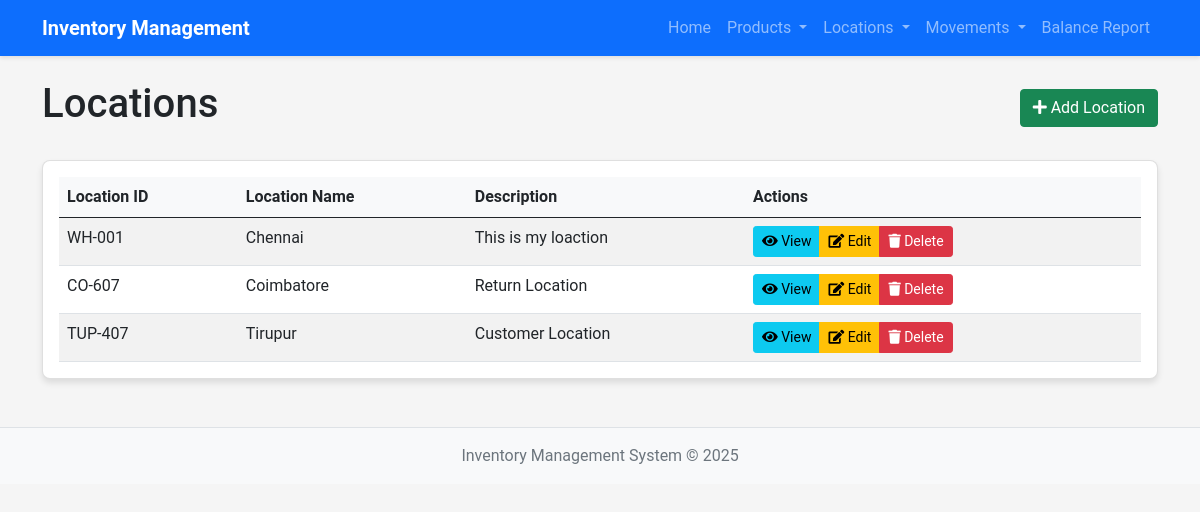
/locations, run on the app's committed database.
### models.py (models this page shows, shortened)
class Location(db.Model):
    __tablename__ = 'locations'
    location_id = db.Column(db.String(20), primary_key=True)
    location_name = db.Column(db.String(100), nullable=False)
    description = db.Column(db.Text, nullable=True)
    created_at = db.Column(db.DateTime, default=datetime.utcnow)
    updated_at = db.Column(db.DateTime, default=datetime.utcnow, onupdate=datetime.utcnow)

### app.py (the view)
@app.route('/locations')
def list_locations():
    locations = Location.query.all()
    return render_template('location/list.html', locations=locations)

### app.py (called while the page is built)
@app.context_processor
def inject_now():
    return {'now': datetime.utcnow()}

### templates/location/list.html (shortened to what this page needs)
{% extends "base.html" %}
{% block content %}
<div class="d-flex justify-content-between align-items-center mb-4">
    <h1>Locations</h1>
    <a href="{{ url_for('add_location') }}" class="btn btn-success">
        <i class="fas fa-plus"></i> Add Location
    </a>
</div>
<div class="card">
    <div class="card-body">
        {% if locations %}
        <div class="table-responsive">
            <table class="table table-striped table-hover">
                <thead>
                    <tr>
                        <th>Location ID</th>
                        <th>Location Name</th>
                        <th>Description</th>
                        <th>Actions</th>
                    </tr>
                </thead>
                <tbody>
                    {% for location in locations %}
                    <tr>
                        <td>{{ location.location_id }}</td>
                        <td>{{ location.location_name }}</td>
                        <td>{{ location.description|truncate(50) }}</td>
                        <td>
                            <div class="btn-group" role="group">
                                <a href="{{ url_for('view_location', location_id=location.location_id) }}" class="btn btn-sm btn-info">
                                    <i class="fas fa-eye"></i> View
                                </a>
                                <a href="{{ url_for('edit_location', location_id=location.location_id) }}" class="btn btn-sm btn-warning">
                                    <i class="fas fa-edit"></i> Edit
                                </a>
                                <button type="button" class="btn btn-sm btn-danger" data-bs-toggle="modal" data-bs-target="#deleteModal{{ location.location_id }}">
                                    <i class="fas fa-trash"></i> Delete
                                </button>
                            </div>
                        </td>
                    </tr>
                    {% endfor %}
                </tbody>
            </table>
        </div>
        {% else %}
        <div class="alert alert-info">
            No locations available. <a href="{{ url_for('add_location') }}">Add a location</a>.
        </div>
        {% endif %}
    </div>
</div>
{% endblock %}

### static/css/style.css (style rules this page uses)
body { font-family: 'Roboto', sans-serif; background-color: #f5f5f5; }
.card { border-radius: 8px; box-shadow: 0 4px 6px rgba(0, 0, 0, 0.1); margin-bottom: 20px; }
.table { margin-bottom: 0; }
.table th { background-color: #f8f9fa; }

### data on the page
Location: location_id "WH-001", location_name "Chennai", description "This is my loaction"
Location: location_id "CO-607", location_name "Coimbatore", description "Return Location"
Location: location_id "TUP-407", location_name "Tirupur", description "Customer Location"
